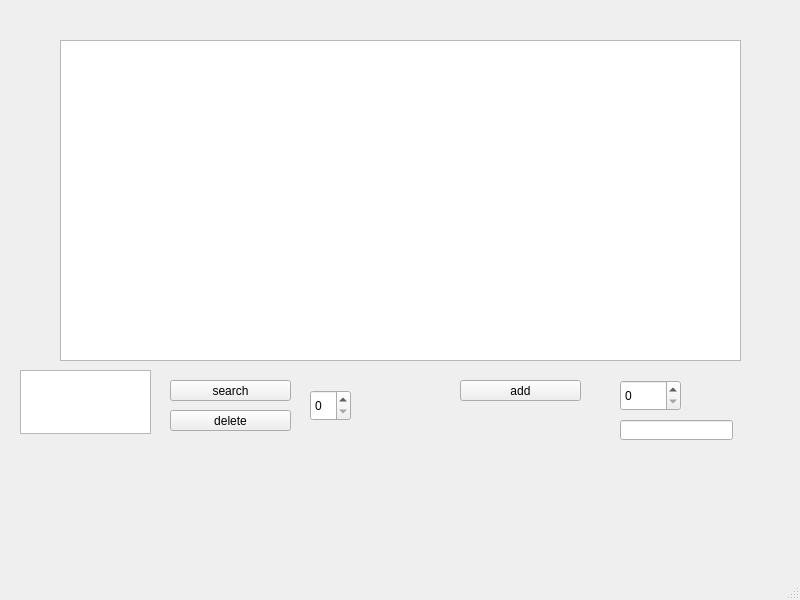
<?xml version="1.0" encoding="UTF-8"?>
<ui version="4.0">
 <class>MainWindow</class>
 <widget class="QMainWindow" name="MainWindow">
  <property name="geometry">
   <rect>
    <x>0</x>
    <y>0</y>
    <width>800</width>
    <height>600</height>
   </rect>
  </property>
  <property name="windowTitle">
   <string>MainWindow</string>
  </property>
  <widget class="QWidget" name="centralwidget">
   <widget class="QTableWidget" name="tableWidget">
    <property name="geometry">
     <rect>
      <x>60</x>
      <y>40</y>
      <width>681</width>
      <height>321</height>
     </rect>
    </property>
   </widget>
   <widget class="QSpinBox" name="spinBox">
    <property name="geometry">
     <rect>
      <x>310</x>
      <y>390</y>
      <width>41</width>
      <height>31</height>
     </rect>
    </property>
   </widget>
   <widget class="QPushButton" name="pushButton">
    <property name="geometry">
     <rect>
      <x>460</x>
      <y>380</y>
      <width>121</width>
      <height>21</height>
     </rect>
    </property>
    <property name="text">
     <string>add</string>
    </property>
   </widget>
   <widget class="QPushButton" name="pushButton_2">
    <property name="geometry">
     <rect>
      <x>170</x>
      <y>380</y>
      <width>121</width>
      <height>21</height>
     </rect>
    </property>
    <property name="text">
     <string>search</string>
    </property>
   </widget>
   <widget class="QPushButton" name="pushButton_3">
    <property name="geometry">
     <rect>
      <x>170</x>
      <y>410</y>
      <width>121</width>
      <height>21</height>
     </rect>
    </property>
    <property name="text">
     <string>delete</string>
    </property>
   </widget>
   <widget class="QSpinBox" name="spinBox_2">
    <property name="geometry">
     <rect>
      <x>620</x>
      <y>380</y>
      <width>61</width>
      <height>31</height>
     </rect>
    </property>
   </widget>
   <widget class="QLineEdit" name="lineEdit">
    <property name="geometry">
     <rect>
      <x>620</x>
      <y>420</y>
      <width>113</width>
      <height>20</height>
     </rect>
    </property>
   </widget>
   <widget class="QTextEdit" name="textEdit">
    <property name="geometry">
     <rect>
      <x>20</x>
      <y>370</y>
      <width>131</width>
      <height>64</height>
     </rect>
    </property>
   </widget>
  </widget>
  <widget class="QMenuBar" name="menubar">
   <property name="geometry">
    <rect>
     <x>0</x>
     <y>0</y>
     <width>800</width>
     <height>17</height>
    </rect>
   </property>
  </widget>
  <widget class="QStatusBar" name="statusbar"/>
 </widget>
 <resources/>
 <connections/>
</ui>
